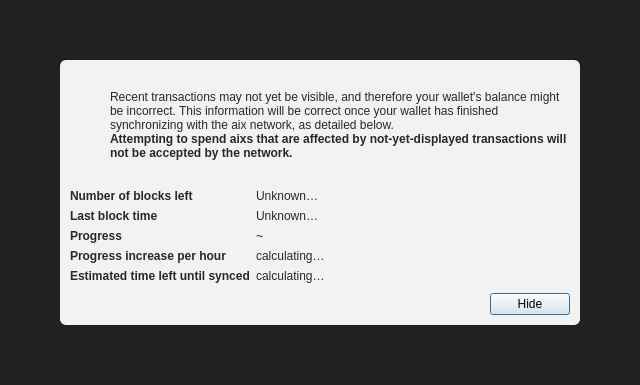
<?xml version="1.0" encoding="UTF-8"?>
<ui version="4.0">
 <class>ModalOverlay</class>
 <widget class="QWidget" name="ModalOverlay">
  <property name="geometry">
   <rect>
    <x>0</x>
    <y>0</y>
    <width>640</width>
    <height>385</height>
   </rect>
  </property>
  <property name="windowTitle">
   <string>Form</string>
  </property>
  <layout class="QVBoxLayout" name="verticalLayout" stretch="0">
   <property name="sizeConstraint">
    <enum>QLayout::SetDefaultConstraint</enum>
   </property>
   <property name="leftMargin">
    <number>0</number>
   </property>
   <property name="topMargin">
    <number>0</number>
   </property>
   <property name="rightMargin">
    <number>0</number>
   </property>
   <property name="bottomMargin">
    <number>0</number>
   </property>
   <item>
    <widget class="QWidget" name="bgWidget" native="true">
     <property name="styleSheet">
      <string notr="true">#bgWidget { background: rgba(0,0,0,220); }</string>
     </property>
     <layout class="QVBoxLayout" name="verticalLayoutMain" stretch="1">
      <property name="leftMargin">
       <number>60</number>
      </property>
      <property name="topMargin">
       <number>60</number>
      </property>
      <property name="rightMargin">
       <number>60</number>
      </property>
      <property name="bottomMargin">
       <number>60</number>
      </property>
      <item>
       <widget class="QWidget" name="contentWidget" native="true">
        <property name="styleSheet">
         <string notr="true">#contentWidget { background: rgba(255,255,255,240); border-radius: 6px; }

QLabel { color: rgb(40,40,40);  }</string>
        </property>
        <layout class="QVBoxLayout" name="verticalLayoutSub" stretch="1,0,0,0">
         <property name="spacing">
          <number>0</number>
         </property>
         <property name="leftMargin">
          <number>10</number>
         </property>
         <property name="topMargin">
          <number>10</number>
         </property>
         <property name="rightMargin">
          <number>10</number>
         </property>
         <property name="bottomMargin">
          <number>10</number>
         </property>
         <item>
          <layout class="QHBoxLayout" name="horizontalLayoutIconText" stretch="0,1">
           <property name="topMargin">
            <number>20</number>
           </property>
           <item>
            <layout class="QVBoxLayout" name="verticalLayoutIcon">
             <property name="leftMargin">
              <number>0</number>
             </property>
             <item>
              <widget class="QPushButton" name="warningIcon">
               <property name="enabled">
                <bool>false</bool>
               </property>
               <property name="text">
                <string/>
               </property>
               <property name="icon">
                <iconset>
                 <normaloff>:/icons/warning</normaloff>
                 <disabledoff>:/icons/warning</disabledoff>:/icons/warning</iconset>
               </property>
               <property name="iconSize">
                <size>
                 <width>48</width>
                 <height>48</height>
                </size>
               </property>
               <property name="flat">
                <bool>true</bool>
               </property>
              </widget>
             </item>
             <item>
              <spacer name="verticalSpacerWarningIcon">
               <property name="orientation">
                <enum>Qt::Vertical</enum>
               </property>
               <property name="sizeHint" stdset="0">
                <size>
                 <width>20</width>
                 <height>40</height>
                </size>
               </property>
              </spacer>
             </item>
            </layout>
           </item>
           <item>
            <layout class="QVBoxLayout" name="verticalLayoutInfoText">
             <property name="leftMargin">
              <number>0</number>
             </property>
             <property name="topMargin">
              <number>0</number>
             </property>
             <item>
              <widget class="QLabel" name="infoText">
               <property name="text">
                <string>Recent transactions may not yet be visible, and therefore your wallet's balance might be incorrect. This information will be correct once your wallet has finished synchronizing with the aix network, as detailed below.</string>
               </property>
               <property name="textFormat">
                <enum>Qt::RichText</enum>
               </property>
               <property name="wordWrap">
                <bool>true</bool>
               </property>
              </widget>
             </item>
             <item>
              <widget class="QLabel" name="infoTextStrong">
               <property name="font">
                <font>
                 <weight>75</weight>
                 <bold>true</bold>
                </font>
               </property>
               <property name="text">
                <string>Attempting to spend aixs that are affected by not-yet-displayed transactions will not be accepted by the network.</string>
               </property>
               <property name="textFormat">
                <enum>Qt::RichText</enum>
               </property>
               <property name="wordWrap">
                <bool>true</bool>
               </property>
              </widget>
             </item>
             <item>
              <spacer name="verticalSpacerInTextSpace">
               <property name="orientation">
                <enum>Qt::Vertical</enum>
               </property>
               <property name="sizeHint" stdset="0">
                <size>
                 <width>20</width>
                 <height>40</height>
                </size>
               </property>
              </spacer>
             </item>
            </layout>
           </item>
          </layout>
         </item>
         <item>
          <spacer name="verticalSpacerAfterText">
           <property name="orientation">
            <enum>Qt::Vertical</enum>
           </property>
           <property name="sizeHint" stdset="0">
            <size>
             <width>20</width>
             <height>40</height>
            </size>
           </property>
          </spacer>
         </item>
         <item>
          <layout class="QFormLayout" name="formLayout">
           <property name="fieldGrowthPolicy">
            <enum>QFormLayout::FieldsStayAtSizeHint</enum>
           </property>
           <property name="horizontalSpacing">
            <number>6</number>
           </property>
           <property name="verticalSpacing">
            <number>6</number>
           </property>
           <property name="topMargin">
            <number>10</number>
           </property>
           <item row="0" column="0">
            <widget class="QLabel" name="labelNumberOfBlocksLeft">
             <property name="font">
              <font>
               <weight>75</weight>
               <bold>true</bold>
              </font>
             </property>
             <property name="text">
              <string>Number of blocks left</string>
             </property>
            </widget>
           </item>
           <item row="0" column="1">
            <widget class="QLabel" name="numberOfBlocksLeft">
             <property name="text">
              <string>Unknown…</string>
             </property>
            </widget>
           </item>
           <item row="1" column="0">
            <widget class="QLabel" name="labelLastBlockTime">
             <property name="font">
              <font>
               <weight>75</weight>
               <bold>true</bold>
              </font>
             </property>
             <property name="text">
              <string>Last block time</string>
             </property>
            </widget>
           </item>
           <item row="1" column="1">
            <widget class="QLabel" name="newestBlockDate">
             <property name="sizePolicy">
              <sizepolicy hsizetype="Maximum" vsizetype="Preferred">
               <horstretch>0</horstretch>
               <verstretch>0</verstretch>
              </sizepolicy>
             </property>
             <property name="text">
              <string>Unknown…</string>
             </property>
            </widget>
           </item>
           <item row="2" column="0">
            <widget class="QLabel" name="labelSyncDone">
             <property name="font">
              <font>
               <weight>75</weight>
               <bold>true</bold>
              </font>
             </property>
             <property name="text">
              <string>Progress</string>
             </property>
            </widget>
           </item>
           <item row="2" column="1">
            <layout class="QHBoxLayout" name="horizontalLayoutSync" stretch="0,1">
             <item>
              <widget class="QLabel" name="percentageProgress">
               <property name="text">
                <string notr="true">~</string>
               </property>
              </widget>
             </item>
            </layout>
           </item>
           <item row="4" column="0">
            <widget class="QLabel" name="labelProgressIncrease">
             <property name="font">
              <font>
               <weight>75</weight>
               <bold>true</bold>
              </font>
             </property>
             <property name="text">
              <string>Progress increase per hour</string>
             </property>
            </widget>
           </item>
           <item row="4" column="1">
            <widget class="QLabel" name="progressIncreasePerH">
             <property name="text">
              <string>calculating…</string>
             </property>
            </widget>
           </item>
           <item row="5" column="0">
            <widget class="QLabel" name="labelEstimatedTimeLeft">
             <property name="font">
              <font>
               <weight>75</weight>
               <bold>true</bold>
              </font>
             </property>
             <property name="text">
              <string>Estimated time left until synced</string>
             </property>
            </widget>
           </item>
           <item row="5" column="1">
            <widget class="QLabel" name="expectedTimeLeft">
             <property name="text">
              <string>calculating…</string>
             </property>
            </widget>
           </item>
          </layout>
         </item>
         <item>
          <layout class="QHBoxLayout" name="horizontalLayoutButtons">
           <property name="leftMargin">
            <number>10</number>
           </property>
           <property name="topMargin">
            <number>10</number>
           </property>
           <item>
            <spacer name="horizontalSpacer">
             <property name="orientation">
              <enum>Qt::Horizontal</enum>
             </property>
             <property name="sizeHint" stdset="0">
              <size>
               <width>40</width>
               <height>20</height>
              </size>
             </property>
            </spacer>
           </item>
           <item>
            <widget class="QPushButton" name="closeButton">
             <property name="text">
              <string>Hide</string>
             </property>
             <property name="shortcut">
              <string>Esc</string>
             </property>
             <property name="focusPolicy">
              <enum>Qt::StrongFocus</enum>
             </property>
             <property name="default">
              <bool>true</bool>
             </property>
            </widget>
           </item>
          </layout>
         </item>
        </layout>
       </widget>
      </item>
     </layout>
    </widget>
   </item>
  </layout>
 </widget>
 <resources/>
 <connections/>
</ui>
